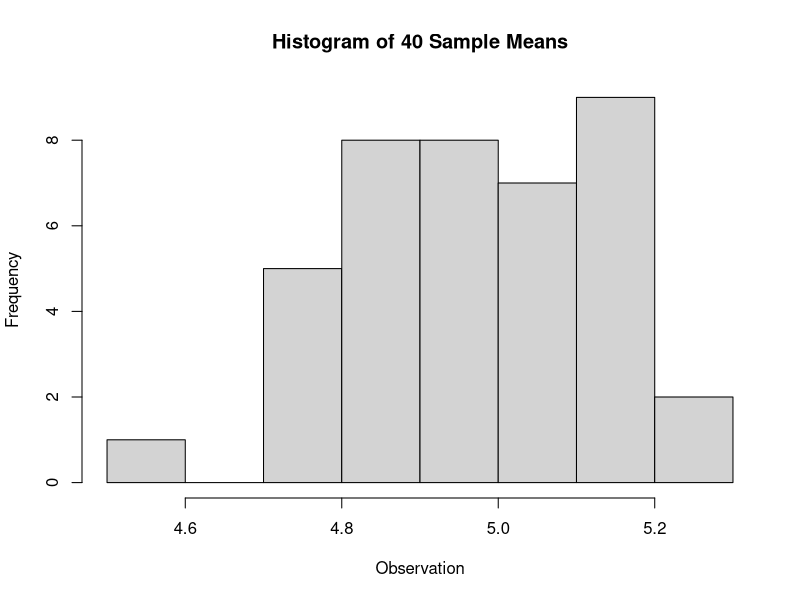
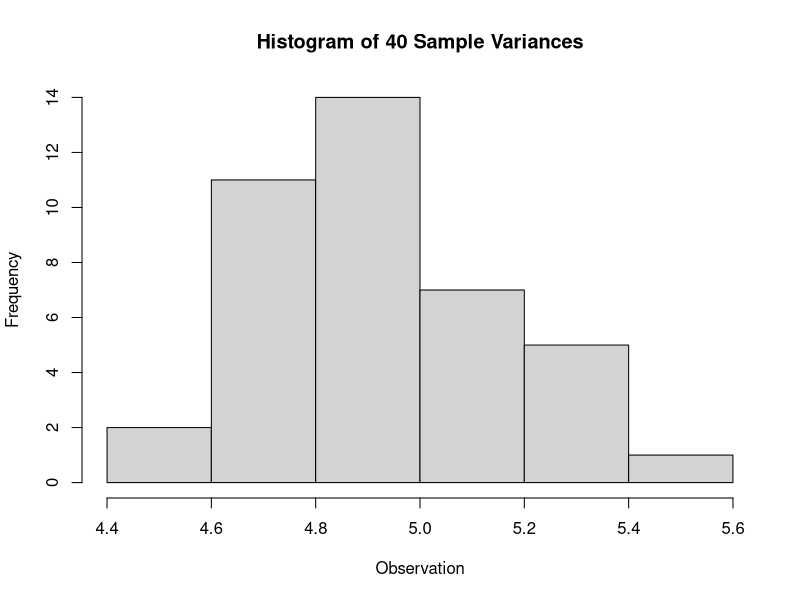
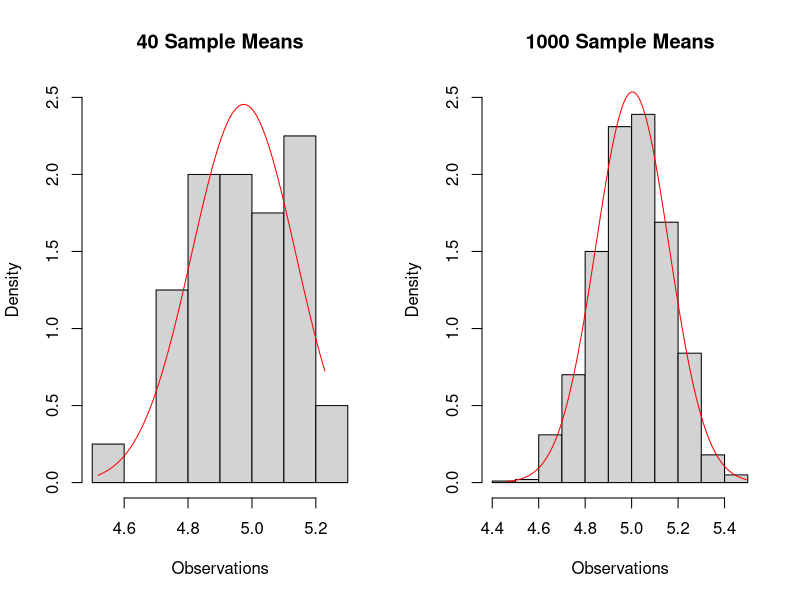
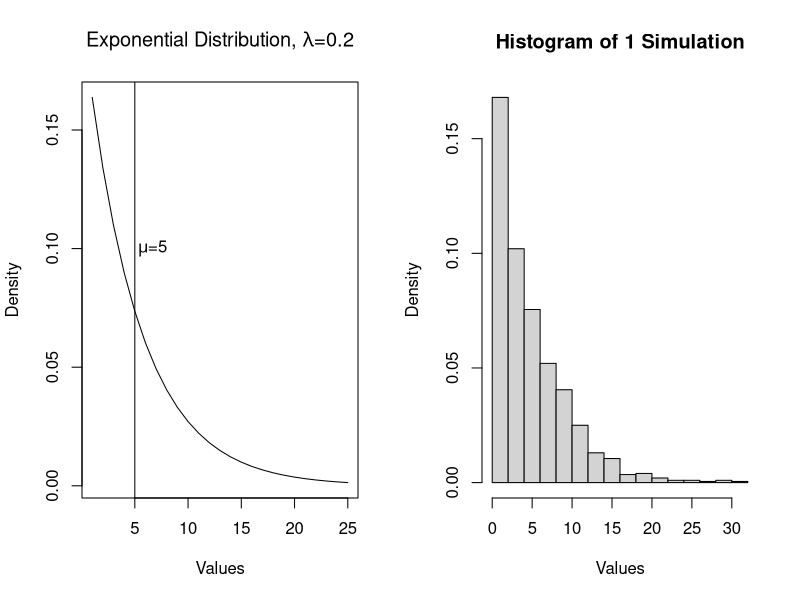

These figures' R source, in order:
## ---- chunk 1
knitr::opts_chunk$set(echo = TRUE)
## ---- chunk 2
lambda<-0.2
n<-1000
k<-40
set.seed(1234)
## ---- chunk 3
obs<-NULL
for(i in 1:k) obs<-c(obs,rexp(n,lambda))
obs<-matrix(obs,k,n)
## ---- chunk 4
hist(apply(obs,1,mean),main=paste("Histogram of 40 Sample Means"),xlab="Observation")
## ---- chunk 5
results<-t.test(apply(obs,1,mean),alternative ="two.sided",mu=5)
results$estimate
results$conf.int
## ---- chunk 6
hist(apply(obs,1,sd),main=paste("Histogram of 40 Sample Variances"),xlab="Observation")
## ---- chunk 7
results<-t.test(apply(obs,1,sd),alternative ="two.sided",mu=5)
results$estimate
results$conf.int
## ---- chunk 8
mns40<-apply(obs,1,mean)
mns1000<-NULL
k<-1000
for(i in 1:k) mns1000<-c(mns1000,mean(rexp(n,lambda)))
## ---- chunk 9
par(mfcol=c(1,2))
hist(mns40,freq = FALSE,main ="40 Sample Means",ylim = range(0,2.5),xlab = "Observations")
x<-seq(min(mns40),max(mns40),by=(max(mns40)-min(mns40))/100)
lines(x,dnorm(x,mean=mean(mns40),sd=sd(mns40)),col="red")

hist(mns1000,freq = FALSE,main ="1000 Sample Means",ylim = range(0,2.5), xlab = "Observations")
x<-seq(min(mns1000),max(mns1000),by=(max(mns1000)-min(mns1000))/100)
lines(x,dnorm(x,mean=mean(mns1000),sd=sd(mns1000)),col="red")
## ---- chunk 10
plot(type="l",x= 1:25,y=dexp(1:25,rate=lambda),main=expression(paste("Exponential Distribution, ",lambda,"=0.2")),xlab = "Values",ylab="Density")
abline(v=1/lambda)
text(5.3,.10,expression(paste(mu,"=",5)),adj=0)
## ---- chunk 11
head(rexp(n,lambda))
## ---- chunk 12
hist(rexp(n,lambda),freq = FALSE,main = paste("Histogram of" , "1 Simulation"),xlab = "Values")
